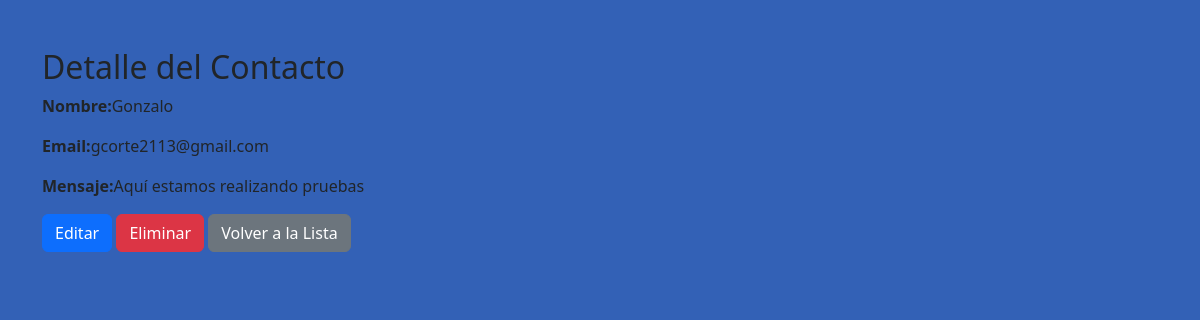
Page /contacto/2/ (signed in) on the committed database.
### myportfolio/models.py (models this page shows, shortened)
class Contacto(models.Model):
    nombre=models.CharField(max_length=100)
    email=models.EmailField()
    mensaje=models.TextField()
    mensaje_cifrado = models.TextField()
    fecha=models.DateTimeField(auto_now_add=True)

### myportfolio/views.py (the view)
# urls.py: path('contacto/<int:pk>/', views.contacto_detalle, name='contacto_detalle'),
@login_required
def contacto_detalle(request,pk):
    contacto=get_object_or_404(Contacto, pk=pk)
    return render(request, 'myportfolio/contacto_detalle.html', {'contacto': contacto})

### myportfolio/templates/myportfolio/contacto_detalle.html (shortened to what this page needs)
{% extends 'base_generic.html' %}
{% block content %}
<div class="container mt-5">
    <h2>Detalle del Contacto</h2>
    <p><strong>Nombre:</strong>{{ contacto.nombre }}</p>
    <p><strong>Email:</strong>{{ contacto.email }}</p>
    <p><strong>Mensaje:</strong>{{ contacto.mensaje }}</p>
    <a href="{% url 'contacto_editar' contacto.pk %}" class="btn btn-primary">Editar</a>
    <form method="POST" action="{% url 'contacto_eliminar' contacto.pk %}" class="needs-validation" novalidate style="display:inline;">
        <button type="submit" class="btn btn-danger">Eliminar</button>
    </form>
    <a href="{% url 'contacto_lista' %}" class="btn btn-secondary">Volver a la Lista</a>
</div>
{% endblock %}

### myportfolio/static/css/style.css (style rules this page uses)
body { background: rgb(51, 97, 182); }
.btn { width: auto; }

### rows in the picture
Contacto: nombre "Gonzalo", email "gcorte2113@gmail.com", mensaje "Aquí estamos realizando pruebas"
